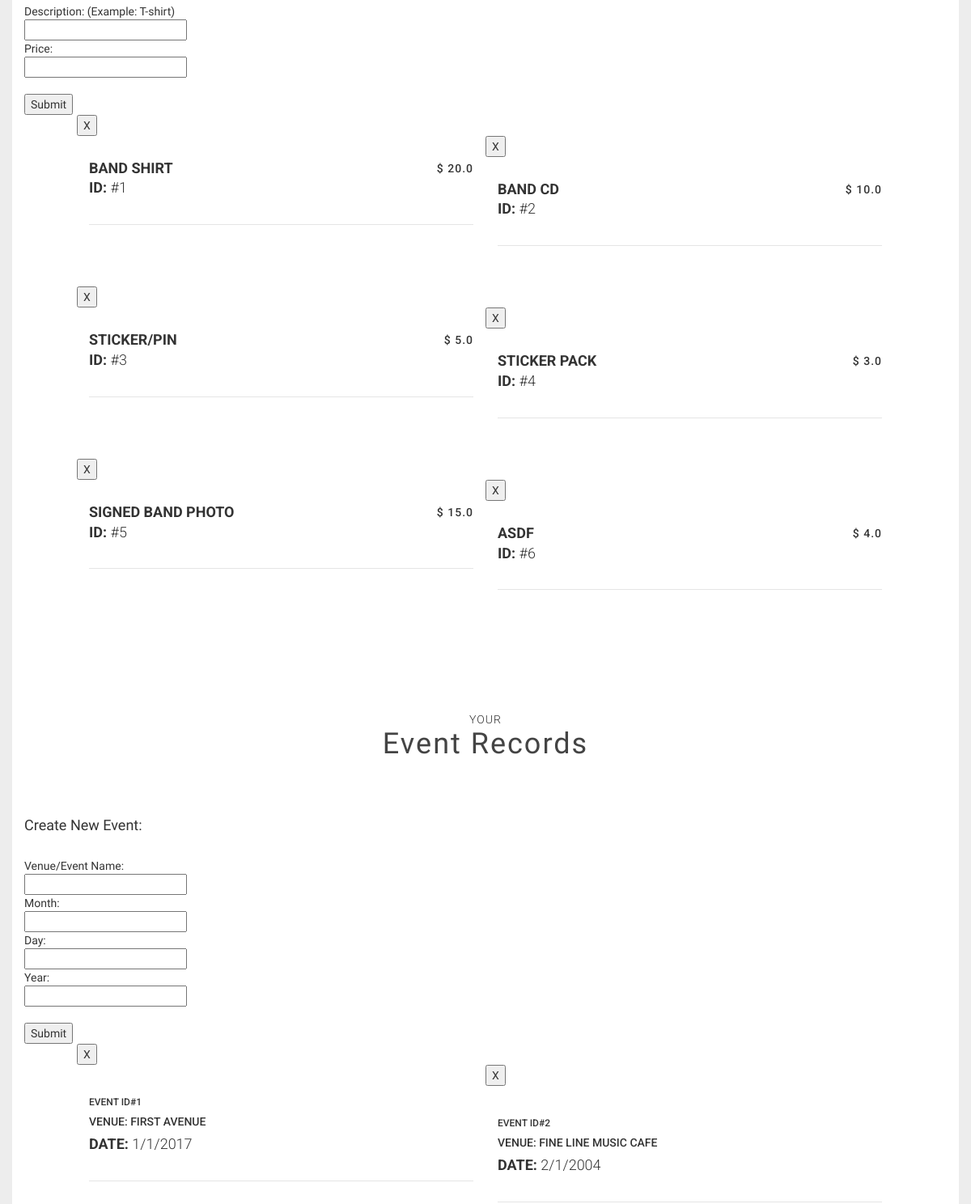
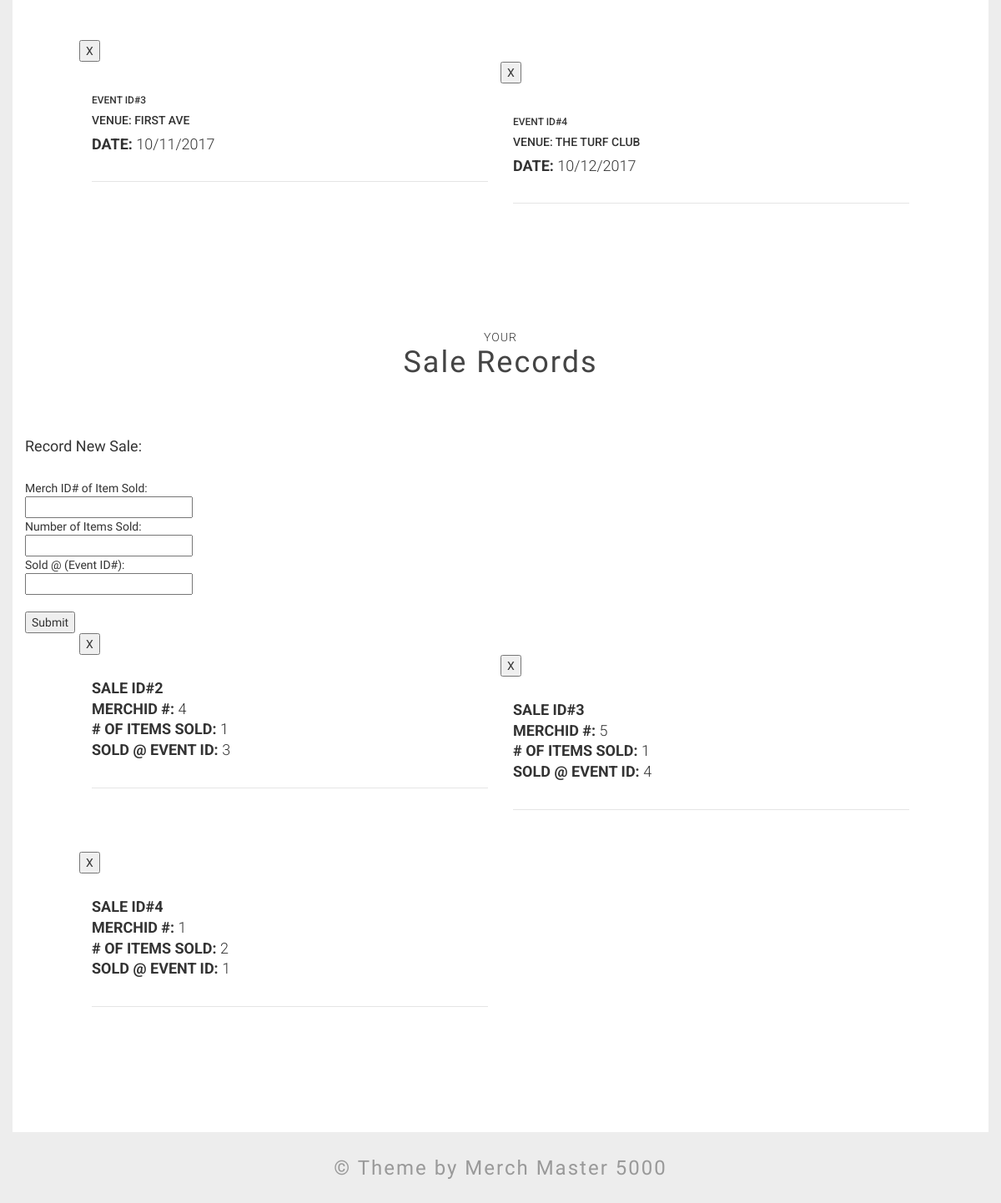
Page /dostuff (lower part) on the earlier database version (2 pictures, top to bottom).
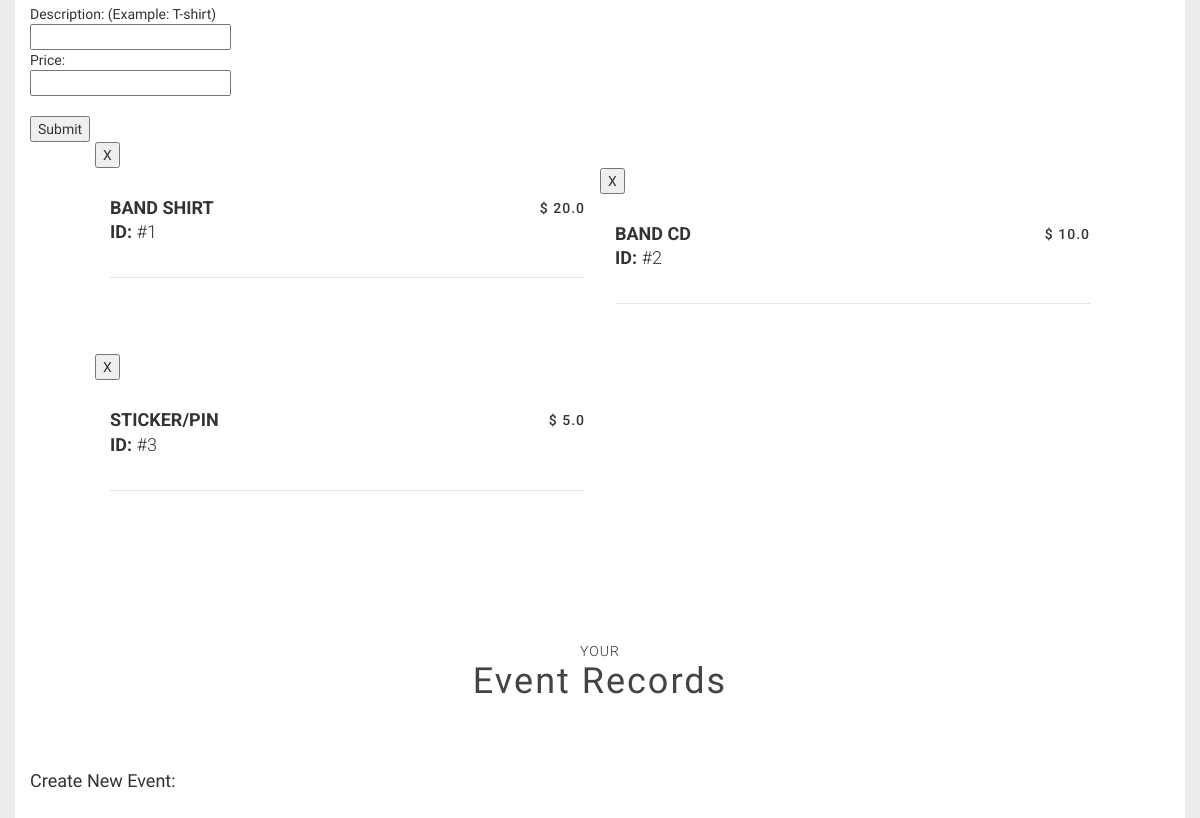
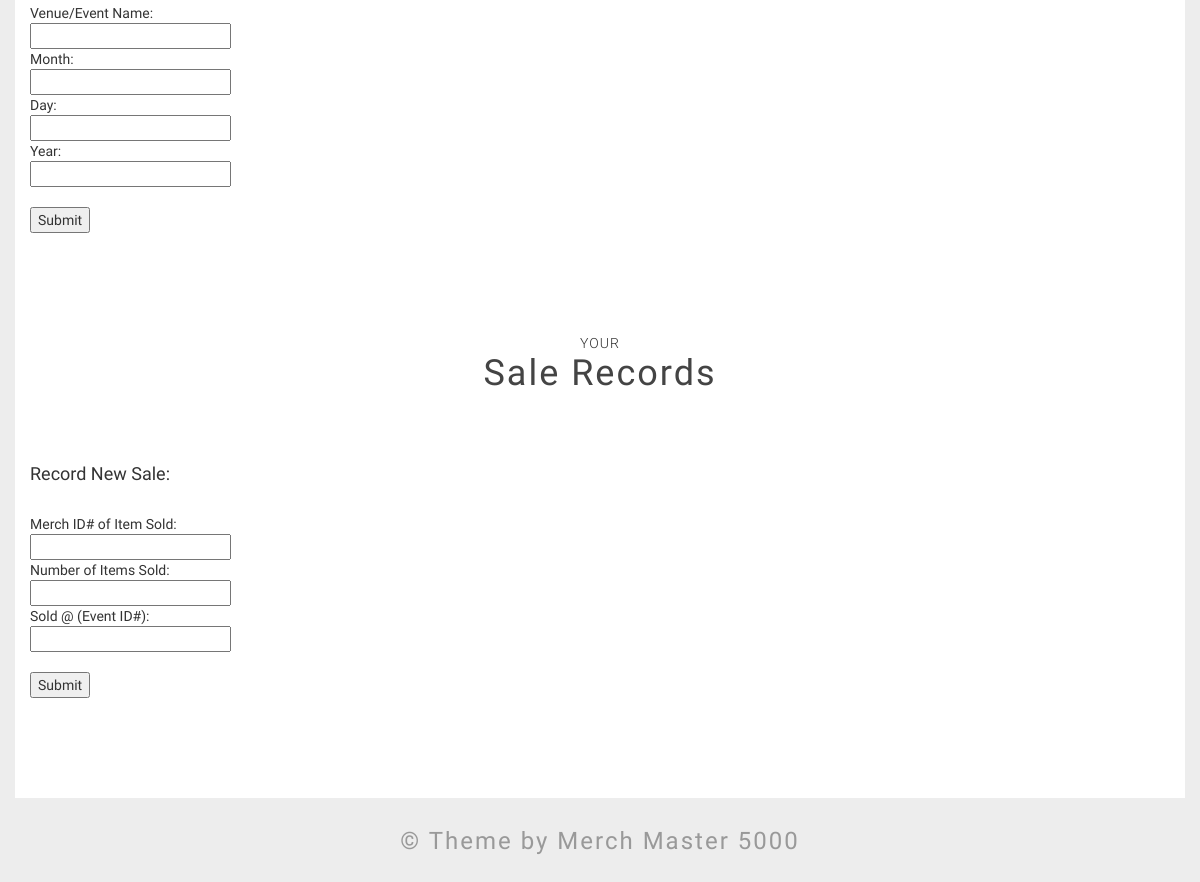
Same page on the later database version (2 pictures, top to bottom).
### merch.py (models this page shows, shortened)
class Merch(Base):
    __tablename__ = 'merch'
    id = Column(Integer, primary_key=True)
    description = Column(String)
    price = Column(Float)

### events.py (models this page shows, shortened)
class Event(Base):
    __tablename__ = 'events'
    id = Column(Integer, primary_key = True)
    venue = Column(String)
    month = Column(Integer)
    day = Column(Integer)
    year = Column(Integer)

### sales.py (models this page shows, shortened)
class Sale(Base):
    __tablename__ = 'sales'
    id = Column(Integer, primary_key=True)
    merchID = Column(Integer, ForeignKey('merch.id'))
    numSold = Column(Integer)
    eventID = Column(Integer, ForeignKey('events.id'))

### main.py (the view, shortened to what this page needs)
@app.route('/dostuff', methods=['GET', 'POST'])
def editor():
    print(request.form)
    totalsList = []
    merchItems = merch_orm.merch_list()
    saleItems = merch_orm.sales_list()
    eventList = merch_orm.event_list()
    for item in saleItems:
        totalsList.append(merch_orm.saleTotal(item.id, item.merchID))
    return render_template("editor.html", merchItems=merchItems, saleItems=saleItems, eventList=eventList
                               ,totalsList=totalsList)

### merch.py (called while the page is built)
@event.listens_for(Engine, "connect")
def set_sqlite_pragma(dbapi_connection, connection_record):
    cursor = dbapi_connection.cursor()
    cursor.execute("PRAGMA foreign_keys=ON")
    cursor.close()

### merch_orm.py (called while the page is built)
def merch_list():
    search_session = Session()
    all_merch_list = search_session.query(Merch).all()
    return all_merch_list

def event_list():
    search_session = Session()
    all_events_list = search_session.query(Event).all()
    return all_events_list

def sales_list():
    search_session = Session()
    all_sales_list = search_session.query(Sale).all()
    return all_sales_list

def saleTotal(sid, mid):
    total = 0
    search_session = Session()
    sale = search_session.query(Sale).filter_by(id=sid).one()
    merchSold = search_session.query(Merch).filter_by(id=mid).one()
    total += sale.numSold * merchSold.price
    return str(round(total, 2))

### templates/editor.html (shortened to what the changed rows need)
{% extends "layouts/layout1.html" %}
{% block content %}
        <section class="shop">
            <div class="container page-bgc">
                 <div class="row">
                    <div class="boxed">
                        {% for item in merchItems %}
                            <form action="delStuff" method="post">
                                <button type="submit" value="del_merch_btn" name="submit">X</button>
                            </form>
                            <div class="col-sm-6">
                                <div class="shop-box-title">
                                    <div class="row">
                                        <div class="col-sm-6">
                                            <h4>{{ item.description }}</h4>
                                            <h4>ID: <span class="thin">#{{ item.id }}</span></h4>
                                        </div>
                                        <div class="col-sm-6">
                                            <p class="shop-price">
                                                $ {{ item.price }}
                                            </p>
                                        </div>
                                    </div>
                                </div>
                            </div>
                        {% endfor %}
                    </div>
                </div>
            <div class="row">
                    <div class="col-sm-12">
                        <div class="title-box">
                            <h2 class="title mt0">Event Records</h2>
                        </div>
                    </div>
            </div>
            <div class="row">
                    <div class="boxed">
                        {% for item in eventList %}
                            <form action="delStuff" method="post">
                                <button type="submit" value="del_event_btn" name="submit">X</button>
                            </form>
                            <div class="col-sm-6">
                                <div class="shop-box-title">
                                    <div class="row">
                                        <div class="col-sm-6">
                                            <h6>Event ID#{{ item.id }}</h6>
                                            <h5>Venue: {{ item.venue }}</h5>
                                            <h4>Date: <span class="thin">{{ item.month }}/{{ item.day }}/{{ item.year }}</span></h4>
                                        </div>
                                    </div>
                                </div>
                            </div>
                        {% endfor %}
                    </div>
                </div>
            <div class="row">
                    <div class="col-sm-12">
                        <div class="title-box">
                            <h2 class="title mt0">Sale Records</h2>
                        </div>
                    </div>
            </div>
                <div class="row">
                    <div class="boxed">
                        {% for item in saleItems %}
                            <form action="delStuff" method="post">
                                <button type="submit" value="del_sale_btn" name="submit">X</button>
                            </form>
                            <div class="col-sm-6">
                                <div class="shop-box-title">
                                    <div class="row">
                                        <div class="col-sm-6">
                                            <h4>Sale ID#{{ item.id }}</h4>
                                            <h4>MerchID #: <span class="thin">{{ item.merchID }}</span></h4>
                                            <h4># of Items Sold: <span class="thin">{{ item.numSold }}</span></h4>
                                            <h4>Sold @ Event ID: <span class="thin">{{ item.eventID }}</span></h4>
                                        </div>
                                        <div class="col-sm-6">
                                        </div>
                                    </div>
                                </div>
                            </div>
                        {% endfor %}
                    </div>
                </div>
            </div>
        </section>
{% endblock %}

Differences in the rows shown:
removed Merch: description "STICKER PACK", id "4", price "3.0"
removed Merch: description "SIGNED BAND PHOTO", id "5", price "15.0"
removed Merch: description "ASDF", id "6", price "4.0"
removed Event: id "1", venue "FIRST AVENUE", month "1", day "1", year "2017"
removed Event: id "2", venue "FINE LINE MUSIC CAFE", month "2", day "1", year "2004"
removed Event: id "3", venue "FIRST AVE", month "10", day "11", year "2017"
removed Event: id "4", venue "THE TURF CLUB", month "10", day "12", year "2017"
removed Sale: id "2", merchID "4", numSold "1", eventID "3"
removed Sale: id "3", merchID "5", numSold "1", eventID "4"
removed Sale: id "4", merchID "1", numSold "2", eventID "1"
